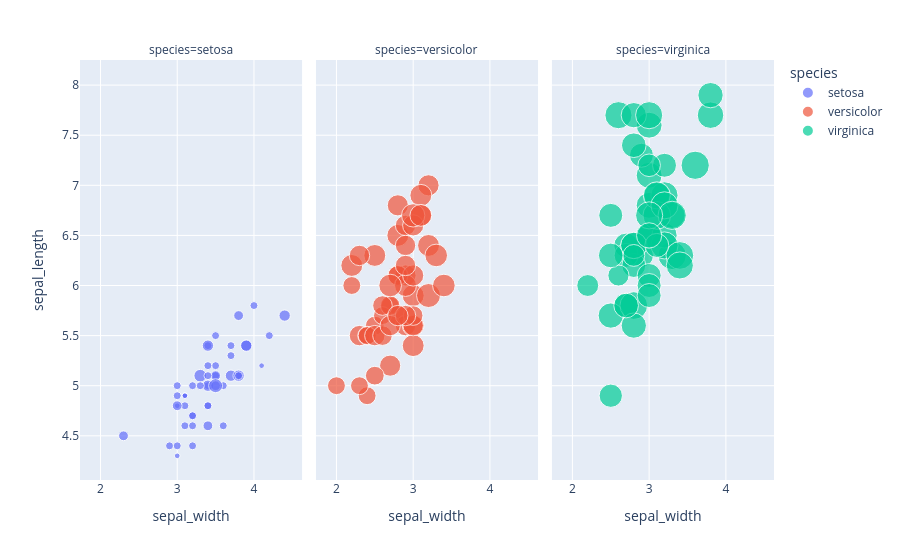

Notebook cell for this chart:
### Markdown cell above
Ниже представлен точечный график. Для точек указаны свои размеры, поэтому его ещё называют пузырьковой диаграммой. В [px.scatter](https://plotly.com/python-api-reference/generated/plotly.express.scatter) есть много параметров, рассмотрим, что означает каждый из них и что добавляет.

### Code cell
# добавляется разделение на подграфики автоматически при добавления параметра facet_col
fig = px.scatter(df, x="sepal_width", y="sepal_length", color="species",
                 size='petal_width', hover_data=['petal_length'], facet_col="species")
fig.show()

### Figure 1 — Plotly figure (JSON) as saved in the notebook; plotly's stock layout.template omitted (floating-point values rounded to 4 significant figures)
{"data": [{"customdata": [[1.4], [1.4], [1.3], [1.5], [1.4], [1.7], [1.4], [1.5], [1.4], [1.5], [1.5], [1.6], [1.4], [1.1], [1.2], [1.5], [1.3], [1.4], [1.7], [1.5], [1.7], [1.5], [1], [1.7], [1.9], [1.6], [1.6], [1.5], [1.4], [1.6], [1.6], [1.5], [1.5], [1.4], [1.5], [1.2], [1.3], [1.5], [1.3], [1.5], [1.3], [1.3], [1.3], [1.6], [1.9], [1.4], [1.6], [1.4], [1.5], [1.4]], "hovertemplate": "species=setosa<br>sepal_width=%{x}<br>sepal_length=%{y}<br>petal_width=%{marker.size}<br>petal_length=%{customdata[0]}<extra></extra>", "legendgroup": "setosa", "marker": {"color": "#636efa", "size": [0.2, 0.2, 0.2, 0.2, 0.2, 0.4, 0.3, 0.2, 0.2, 0.1, 0.2, 0.2, 0.1, 0.1, 0.2, 0.4, 0.4, 0.3, 0.3, 0.3, 0.2, 0.4, 0.2, 0.5, 0.2, 0.2, 0.4, 0.2, 0.2, 0.2, 0.2, 0.4, 0.1, 0.2, 0.1, 0.2, 0.2, 0.1, 0.2, 0.2, 0.3, 0.3, 0.2, 0.6, 0.4, 0.3, 0.2, 0.2, 0.2, 0.2], "sizemode": "area", "sizeref": 0.00625, "symbol": "circle"}, "mode": "markers", "name": "setosa", "orientation": "v", "showlegend": true, "type": "scatter", "x": [3.5, 3, 3.2, 3.1, 3.6, 3.9, 3.4, 3.4, 2.9, 3.1, 3.7, 3.4, 3, 3, 4, 4.4, 3.9, 3.5, 3.8, 3.8, 3.4, 3.7, 3.6, 3.3, 3.4, 3, 3.4, 3.5, 3.4, 3.2, 3.1, 3.4, 4.1, 4.2, 3.1, 3.2, 3.5, 3.1, 3, 3.4, 3.5, 2.3, 3.2, 3.5, 3.8, 3, 3.8, 3.2, 3.7, 3.3], "xaxis": "x", "y": [5.1, 4.9, 4.7, 4.6, 5, 5.4, 4.6, 5, 4.4, 4.9, 5.4, 4.8, 4.8, 4.3, 5.8, 5.7, 5.4, 5.1, 5.7, 5.1, 5.4, 5.1, 4.6, 5.1, 4.8, 5, 5, 5.2, 5.2, 4.7, 4.8, 5.4, 5.2, 5.5, 4.9, 5, 5.5, 4.9, 4.4, 5.1, 5, 4.5, 4.4, 5, 5.1, 4.8, 5.1, 4.6, 5.3, 5], "yaxis": "y"}, {"customdata": [[4.7], [4.5], [4.9], [4], [4.6], [4.5], [4.7], [3.3], [4.6], [3.9], [3.5], [4.2], [4], [4.7], [3.6], [4.4], [4.5], [4.1], [4.5], [3.9], [4.8], [4], [4.9], [4.7], [4.3], [4.4], [4.8], [5], [4.5], [3.5], [3.8], [3.7], [3.9], [5.1], [4.5], [4.5], [4.7], [4.4], [4.1], [4], [4.4], [4.6], [4], [3.3], [4.2], [4.2], [4.2], [4.3], [3], [4.1]], "hovertemplate": "species=versicolor<br>sepal_width=%{x}<br>sepal_length=%{y}<br>petal_width=%{marker.size}<br>petal_length=%{customdata[0]}<extra></extra>", "legendgroup": "versicolor", "marker": {"color": "#EF553B", "size": [1.4, 1.5, 1.5, 1.3, 1.5, 1.3, 1.6, 1, 1.3, 1.4, 1, 1.5, 1, 1.4, 1.3, 1.4, 1.5, 1, 1.5, 1.1, 1.8, 1.3, 1.5, 1.2, 1.3, 1.4, 1.4, 1.7, 1.5, 1, 1.1, 1, 1.2, 1.6, 1.5, 1.6, 1.5, 1.3, 1.3, 1.3, 1.2, 1.4, 1.2, 1, 1.3, 1.2, 1.3, 1.3, 1.1, 1.3], "sizemode": "area", "sizeref": 0.00625, "symbol": "circle"}, "mode": "markers", "name": "versicolor", "orientation": "v", "showlegend": true, "type": "scatter", "x": [3.2, 3.2, 3.1, 2.3, 2.8, 2.8, 3.3, 2.4, 2.9, 2.7, 2, 3, 2.2, 2.9, 2.9, 3.1, 3, 2.7, 2.2, 2.5, 3.2, 2.8, 2.5, 2.8, 2.9, 3, 2.8, 3, 2.9, 2.6, 2.4, 2.4, 2.7, 2.7, 3, 3.4, 3.1, 2.3, 3, 2.5, 2.6, 3, 2.6, 2.3, 2.7, 3, 2.9, 2.9, 2.5, 2.8], "xaxis": "x2", "y": [7, 6.4, 6.9, 5.5, 6.5, 5.7, 6.3, 4.9, 6.6, 5.2, 5, 5.9, 6, 6.1, 5.6, 6.7, 5.6, 5.8, 6.2, 5.6, 5.9, 6.1, 6.3, 6.1, 6.4, 6.6, 6.8, 6.7, 6, 5.7, 5.5, 5.5, 5.8, 6, 5.4, 6, 6.7, 6.3, 5.6, 5.5, 5.5, 6.1, 5.8, 5, 5.6, 5.7, 5.7, 6.2, 5.1, 5.7], "yaxis": "y2"}, {"customdata": [[6], [5.1], [5.9], [5.6], [5.8], [6.6], [4.5], [6.3], [5.8], [6.1], [5.1], [5.3], [5.5], [5], [5.1], [5.3], [5.5], [6.7], [6.9], [5], [5.7], [4.9], [6.7], [4.9], [5.7], [6], [4.8], [4.9], [5.6], [5.8], [6.1], [6.4], [5.6], [5.1], [5.6], [6.1], [5.6], [5.5], [4.8], [5.4], [5.6], [5.1], [5.1], [5.9], [5.7], [5.2], [5], [5.2], [5.4], [5.1]], "hovertemplate": "species=virginica<br>sepal_width=%{x}<br>sepal_length=%{y}<br>petal_width=%{marker.size}<br>petal_length=%{customdata[0]}<extra></extra>", "legendgroup": "virginica", "marker": {"color": "#00cc96", "size": [2.5, 1.9, 2.1, 1.8, 2.2, 2.1, 1.7, 1.8, 1.8, 2.5, 2, 1.9, 2.1, 2, 2.4, 2.3, 1.8, 2.2, 2.3, 1.5, 2.3, 2, 2, 1.8, 2.1, 1.8, 1.8, 1.8, 2.1, 1.6, 1.9, 2, 2.2, 1.5, 1.4, 2.3, 2.4, 1.8, 1.8, 2.1, 2.4, 2.3, 1.9, 2.3, 2.5, 2.3, 1.9, 2, 2.3, 1.8], "sizemode": "area", "sizeref": 0.00625, "symbol": "circle"}, "mode": "markers", "name": "virginica", "orientation": "v", "showlegend": true, "type": "scatter", "x": [3.3, 2.7, 3, 2.9, 3, 3, 2.5, 2.9, 2.5, 3.6, 3.2, 2.7, 3, 2.5, 2.8, 3.2, 3, 3.8, 2.6, 2.2, 3.2, 2.8, 2.8, 2.7, 3.3, 3.2, 2.8, 3, 2.8, 3, 2.8, 3.8, 2.8, 2.8, 2.6, 3, 3.4, 3.1, 3, 3.1, 3.1, 3.1, 2.7, 3.2, 3.3, 3, 2.5, 3, 3.4, 3], "xaxis": "x3", "y": [6.3, 5.8, 7.1, 6.3, 6.5, 7.6, 4.9, 7.3, 6.7, 7.2, 6.5, 6.4, 6.8, 5.7, 5.8, 6.4, 6.5, 7.7, 7.7, 6, 6.9, 5.6, 7.7, 6.3, 6.7, 7.2, 6.2, 6.1, 6.4, 7.2, 7.4, 7.9, 6.4, 6.3, 6.1, 7.7, 6.3, 6.4, 6, 6.9, 6.7, 6.9, 5.8, 6.8, 6.7, 6.7, 6.3, 6.5, 6.2, 5.9], "yaxis": "y3"}], "layout": {"annotations": [{"font": {}, "showarrow": false, "text": "species=setosa", "x": 0.16, "xanchor": "center", "xref": "paper", "y": 1, "yanchor": "bottom", "yref": "paper"}, {"font": {}, "showarrow": false, "text": "species=versicolor", "x": 0.5, "xanchor": "center", "xref": "paper", "y": 1, "yanchor": "bottom", "yref": "paper"}, {"font": {}, "showarrow": false, "text": "species=virginica", "x": 0.84, "xanchor": "center", "xref": "paper", "y": 1, "yanchor": "bottom", "yref": "paper"}], "legend": {"itemsizing": "constant", "title": {"text": "species"}, "tracegroupgap": 0}, "margin": {"t": 60}, "xaxis": {"anchor": "y", "domain": [0, 0.32], "title": {"text": "sepal_width"}}, "xaxis2": {"anchor": "y2", "domain": [0.34, 0.66], "matches": "x", "title": {"text": "sepal_width"}}, "xaxis3": {"anchor": "y3", "domain": [0.68, 1.0], "matches": "x", "title": {"text": "sepal_width"}}, "yaxis": {"anchor": "x", "domain": [0, 1], "title": {"text": "sepal_length"}}, "yaxis2": {"anchor": "x2", "domain": [0, 1], "matches": "y", "showticklabels": false}, "yaxis3": {"anchor": "x3", "domain": [0, 1], "matches": "y", "showticklabels": false}}}
